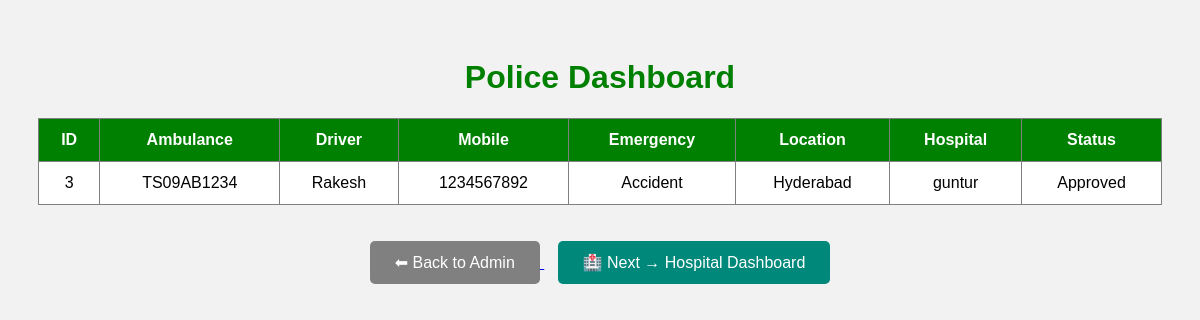
Page /police on the committed database.
### tables this page shows
CREATE TABLE emergency_requests (

    id INTEGER PRIMARY KEY AUTOINCREMENT,

    ambulance_number TEXT,
    driver_name TEXT,
    mobile_number TEXT,
    patient_name TEXT,
    patient_age INTEGER,
    emergency_type TEXT,
    current_location TEXT,
    destination_hospital TEXT,
    distance INTEGER,
    notes TEXT,

    status TEXT DEFAULT 'Pending'

);

### app.py (the view)
@app.route("/police")
def police():
    conn = sqlite3.connect("emergency.db")
    cursor = conn.cursor()
    cursor.execute("""
        SELECT * FROM emergency_requests
        WHERE status='Approved'
    """)
    data = cursor.fetchall()
    conn.close()
    return render_template("police.html", data=data)

### templates/police.html (shortened to what this page needs)
<!DOCTYPE html>
<html>
<head>
</head>
<body>
<h1>Police Dashboard</h1>
<table>
<tr>
<th>ID</th>
<th>Ambulance</th>
<th>Driver</th>
<th>Mobile</th>
<th>Emergency</th>
<th>Location</th>
<th>Hospital</th>
<th>Status</th>
</tr>
{% for row in data %}
<tr>
<td>{{ row[0] }}</td>
<td>{{ row[1] }}</td>
<td>{{ row[2] }}</td>
<td>{{ row[3] }}</td>
<td>{{ row[6] }}</td>
<td>{{ row[7] }}</td>
<td>{{ row[8] }}</td>
<td>{{ row[11] }}</td>
</tr>
{% endfor %}
</table>
<br><br>
<div style="text-align:center;">
    <a href="/admin">
        <button style="
        background:gray;
        color:white;
        padding:12px 25px;
        border:none;
        border-radius:5px;
        font-size:16px;">
            ⬅ Back to Admin
        </button>
    </a>
    <a href="/hospital">
        <button style="
        background:#00897b;
        color:white;
        padding:12px 25px;
        border:none;
        border-radius:5px;
        font-size:16px;">
            🏥 Next → Hospital Dashboard
        </button>
    </a>
</div>
</body>
</html>

### templates/police.html (style rules this page uses)
body { font-family:Arial; background:#f2f2f2; padding:30px; }
h1 { text-align:center; color:green; }
table { width:100%; border-collapse:collapse; background:white; }
th,td { border:1px solid gray; padding:12px; text-align:center; }
th { background:green; color:white; }

### rows in the picture
emergency_requests: id "3", ambulance_number "TS09AB1234", driver_name "Rakesh", mobile_number "1234567892", emergency_type "Accident", current_location "Hyderabad", destination_hospital "guntur", status "Approved"
